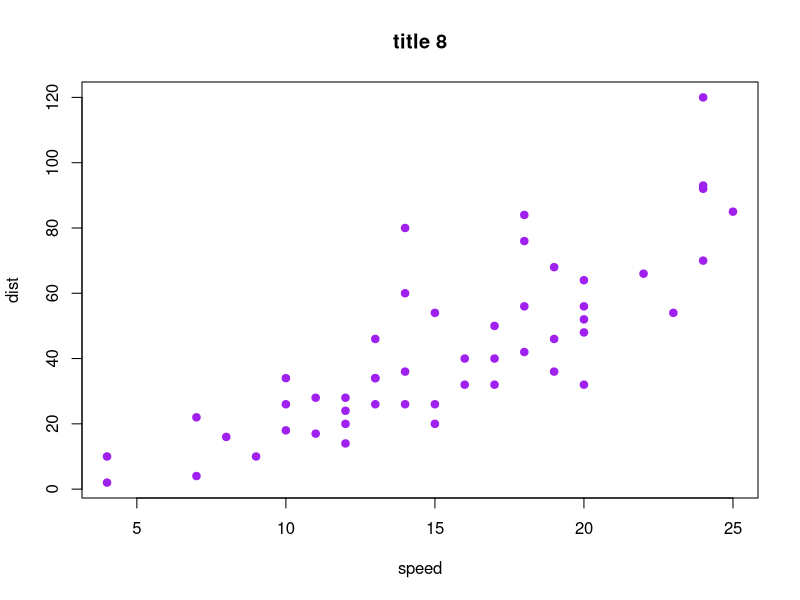
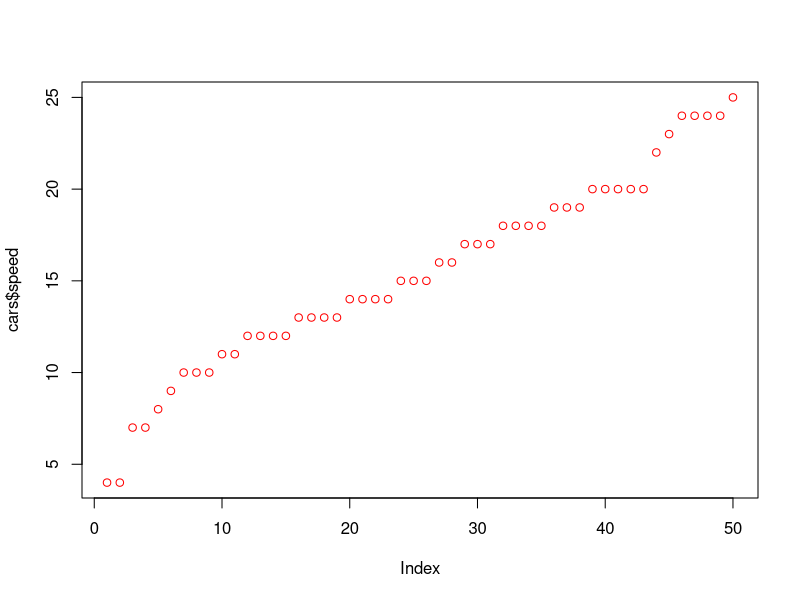

R code for these plots, in order:
## ---- chunk 1
plot(cars, col = "purple", pch = 19, main = "title 8")
summary(cars)
## ---- chunk 2

plot(cars$speed, col = "red")
